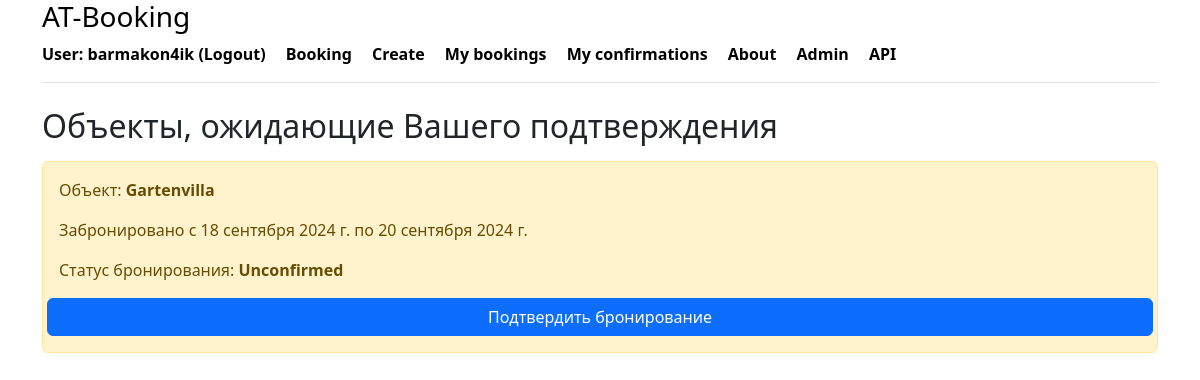
Before: /my_confirmation/ (signed in) with the older database file.
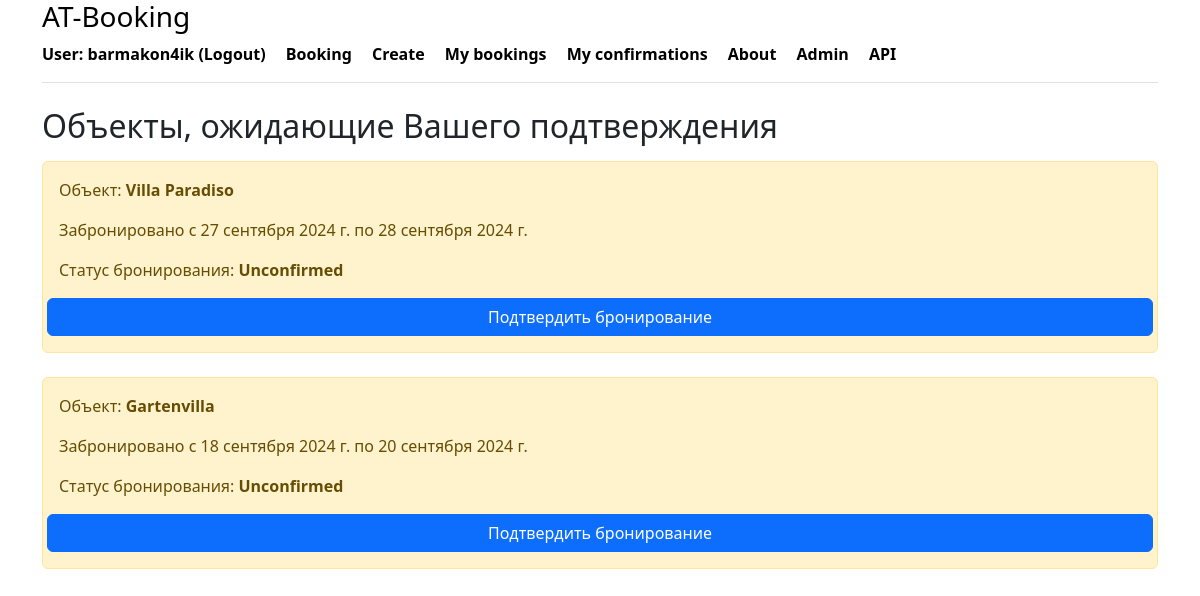
After: the same page with the newer database file.
### booking/models.py (models this page shows, shortened)
class Booking(models.Model):
    class BookingStatus(models.TextChoices):
        CONFIRMED = 'CONFIRMED', _('Confirmed')
        PENDING = 'PENDING', _('Pending confirmation')
        CANCELED = 'CANCELED', _('Canceled')
        UNCONFIRMED = 'UNCONFIRMED', _('Unconfirmed')
    status = models.CharField(
        _('Status'),
        max_length=20,
        choices=BookingStatus.choices,
        default=BookingStatus.UNCONFIRMED
    ) # Статус бронирования
    owner = models.ForeignKey(
        User,
        on_delete=models.CASCADE,
        related_name='bookings'
    ) # Пользователь, который забронировал
    created_at = models.DateTimeField(
        auto_now_add=True
    ) # Дата создания бронирования
    date_from = models.DateField(
        _('Booking from'),
        null=True,
        blank=True) # Дата начала бронирования
    date_to = models.DateField(
        _('Booking to'),
        null=True,
        blank=True) # Дата окончания бронирования
    housing = models.ForeignKey(
        Housing,
        on_delete=models.CASCADE,
        related_name='bookings'
    )  # Жилье, которое было забронировано
    class Meta:
        verbose_name_plural = _('bookings')
        verbose_name = _('booking')
        indexes = [
            models.Index(fields=['status']),
            models.Index(fields=['date_from', 'date_to']),
        ]

class Housing(models.Model):
    class HousingType(models.TextChoices):
        APARTMENT = 'APARTMENT', 'Квартира'
        HOUSE = 'HOUSE', 'Дом'
        STUDIO = 'STUDIO', 'Студия'
        CASTLE = 'CASTLE', 'Замок'
        HOTEL = 'HOTEL', 'Гостиница'
        VILLA = 'VILLA', 'Вилла'
        COTTAGE = 'COTTAGE', 'Коттедж'
    name = models.CharField(_('Name of object'), max_length=100)
    type = models.CharField(
        _('Type of object'),
        max_length=20,
        choices=HousingType.choices,
        default=HousingType.APARTMENT
    )
    country = models.CharField(_('Country'), max_length=50)
    post_code = models.CharField(_('Postal code'), max_length=10)
    city = models.CharField(_('City'), max_length=50)
    street = models.CharField(_('Street'), max_length=50, null=True, blank=True)
    house_number = models.CharField(_('House number'), max_length=50, null=True, blank=True)
    rooms = models.IntegerField(_('Number of rooms'))
    description = models.TextField(_('Description'))
    price = models.DecimalField(_('Price'), max_digits=10, decimal_places=2)
    owner = models.ForeignKey(User, on_delete=models.CASCADE, related_name='owner_housings')
    is_visible = models.BooleanField(default=True)
    created_at = models.DateTimeField(auto_now_add=True)
    views = models.IntegerField(default=0)  # Поле для хранения количества просмотров
    class Meta:
        verbose_name_plural = _('housings')
        verbose_name = _('housing')
        indexes = [
            models.Index(fields=['type']),
            models.Index(fields=['price']),
        ]

### booking/views.py (the view)
# urls.py: path('my_confirmation/', my_confirmation, name='my_confirmation'),
@login_required
def my_confirmation(request):
    user = request.user
    if user.is_staff or user.is_superuser:
        bookings_status = Booking.objects.filter(status__in=['PENDING', 'UNCONFIRMED']).order_by('-created_at')
    else:
        bookings_status = Booking.objects.filter(
            housing__owner=user, status__in=['PENDING', 'UNCONFIRMED']
        ).order_by('-created_at')
    return render(request, 'booking/my_confirmation.html', {'bookings_status': bookings_status})

### booking/templates/booking/my_confirmation.html (shortened to what this page needs)
{% extends 'booking/base.html' %}
{% block content %}
    <h2>Объекты, ожидающие Вашего подтверждения</h2>
    {% if bookings_status %}
        <ul class="list-group">
            {% for booking_status in bookings_status %}
                <div class="alert alert-warning mt-2">
                        <p>Объект: <strong>{{ booking_status.housing.name }}</strong></p>
                        <p>Забронировано с {{ booking_status.date_from }} по {{ booking_status.date_to }}</p>
                        <p>Статус бронирования: <strong>{{ booking_status.get_status_display }}</strong></p>
                    <div class="row">
                        <a href="{% url 'change_booking_status' booking_status.id %}" class="btn btn-primary">Подтвердить бронирование</a>
                    </div>
                </div>
            {% endfor %}
        </ul>
    {% else %}
        <div class="alert alert-warning mt-2">
            <p>У вас нет объектов, ожидающих изменение статуса бронирования.</p>
        </div>
    {% endif %}
{% endblock %}

Changed rows visible on the page:
added Booking: housing.name "Villa Paradiso", date_from "27 сентября 2024 г.", date_to "28 сентября 2024 г.", status "Unconfirmed"
